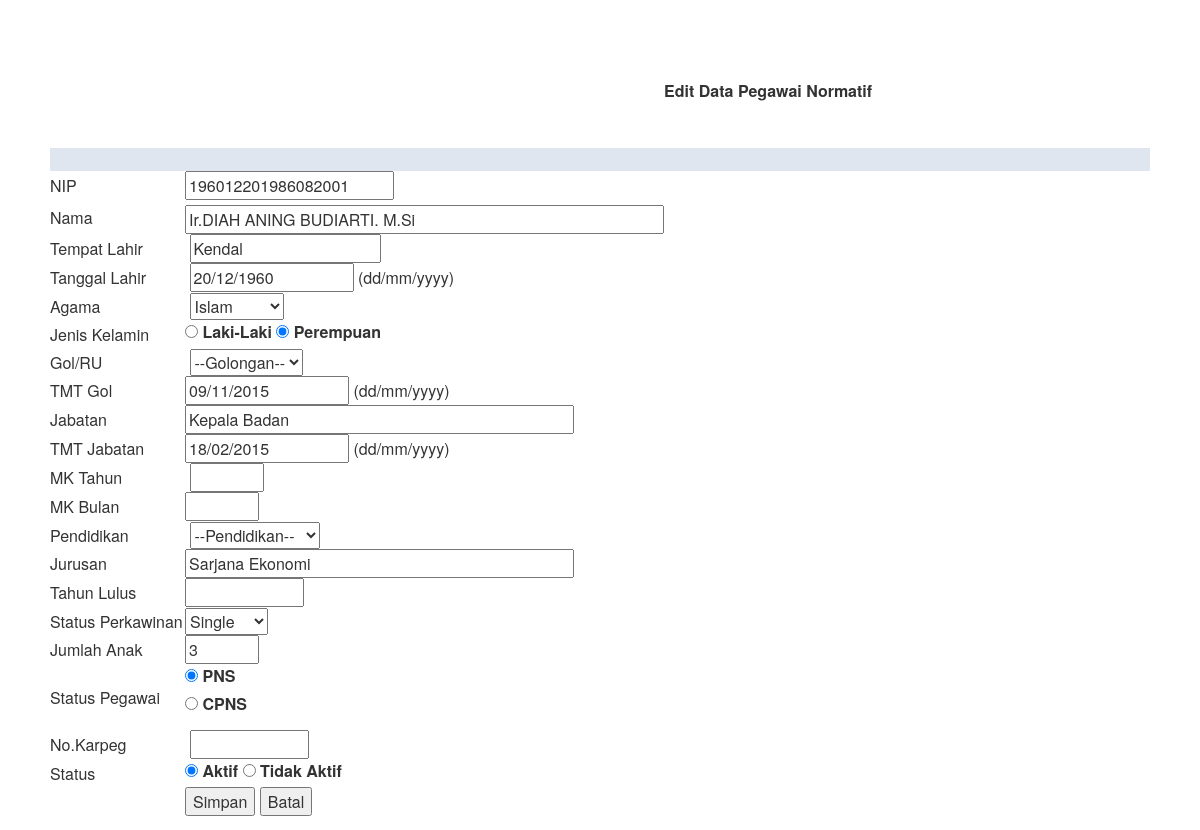
Screenshot of /dimaspunya/editpegawai.php?page=detail&nip=196012201986082001 with the database file from the repository.
### tables this page shows
CREATE TABLE `tabel_karyawan` (
  `nip` varchar(20) NOT NULL,
  `id_pendidikan` int(3) NOT NULL,
  `id_gol` int(3) NOT NULL,
  `jabatan` varchar(40) NOT NULL,
  `nama_karyawan` varchar(40) NOT NULL,
  `tmp_lahir` varchar(15) NOT NULL,
  `tgl_lahir` date NOT NULL,
  `agama` varchar(10) NOT NULL,
  `jk` enum('L','P') NOT NULL,
  `status_nikah` varchar(15) NOT NULL,
  `jml_anak` varchar(2) default NULL,
  `status_karyawan` enum('pns','cpns') NOT NULL,
  `thn_lulus` int(4) default NULL,
  `status` enum('Aktif','Tidak Aktif') NOT NULL,
  `no_karpeg` varchar(10) default NULL,
  `keterangan` varchar(40) NOT NULL,
  PRIMARY KEY  (`nip`)
);

CREATE TABLE `tabel_gol` (
  `id_gol` int(3) NOT NULL,
  `tmt_jabatan` date NOT NULL,
  `gol` varchar(6) NOT NULL,
  `tmt_gol` date NOT NULL,
  `mk_thn` varchar(2) NOT NULL,
  `mk_bln` varchar(2) NOT NULL,
  PRIMARY KEY  (`id_gol`)
);

CREATE TABLE `tb_pendidikan` (
  `id_pendidikan` int(3) NOT NULL auto_increment,
  `pendidikan` varchar(6) NOT NULL,
  `jurusan` varchar(20) default NULL,
  PRIMARY KEY  (`id_pendidikan`)
);

### dimaspunya/editpegawai.php (the view, shortened to what this page needs)
<link href="layout/bootstrap.min.css" rel="stylesheet">
<link href="layout/simple-sidebar.css" rel="stylesheet">
<?php
if (isset($_GET['nip'])) {
	$nip = $_GET['nip'];
} else {
	die ("Error. Tidak ada NIP yang dipilih Silakan cek kembali! ");
}
$tampil_karyawan = " SELECT a.nip,a.jabatan, a.nama_karyawan, a.tmp_lahir, a.tgl_lahir, a.agama, a.jk, a.status_nikah, a.jml_anak, a.status_karyawan, a.thn_lulus, a.status, a.no_karpeg,a.keterangan, b.tmt_jabatan, b.gol, b.tmt_gol, b.mk_thn, b.mk_bln, c.pendidikan, c.jurusan
FROM tabel_karyawan a
JOIN tabel_gol b ON a.id_gol = b.id_gol
JOIN tb_pendidikan c ON a.id_pendidikan = c.id_pendidikan
WHERE a.nip ='$nip'";
$sql = mysql_query ($tampil_karyawan);
$hasil_p = mysql_fetch_array ($sql);
	$nip = $hasil_p['nip'];
	$nama_karyawan = $hasil_p['nama_karyawan'];
	$jk = $hasil_p['jk'];
	$jabatan = $hasil_p['jabatan'];
	$tmp_lahir = $hasil_p['tmp_lahir'];
	$tgl_lahir = $hasil_p['tgl_lahir'];
	$agama = $hasil_p['agama'];
	$jml_anak = $hasil_p['jml_anak'];
	$status_karyawan = $hasil_p['status_karyawan'];
	$thn_lulus = $hasil_p['thn_lulus'];
	$no_karpeg = $hasil_p['no_karpeg'];
	$tmt_gol = $hasil_p['tmt_gol'];
	$tmt_jabatan = $hasil_p['tmt_jabatan'];
	$mk_thn = $hasil_p['mk_thn'];
	$mk_bln = $hasil_p['mk_bln'];
	$jurusan = $hasil_p['jurusan'];
?>
<!DOCTYPE html PUBLIC "-//W3C//DTD XHTML 1.0 Transitional//EN" "http://www.w3.org/TR/xhtml1/DTD/xhtml1-transitional.dtd">
<html xmlns="http://www.w3.org/1999/xhtml">
<head>
</head>
<body>
<form action="#" method="POST" name="detail" enctype="multipart/form-data">
<table width="1100" border="0" align="center" cellpadding="0" cellspacing="0">
  <tr>
    <td width="18">&nbsp;</td>
    <td width="142">&nbsp;</td>
    <td width="540">&nbsp;</td>
  </tr>
  <tr>
    <td>&nbsp;</td>
    <td>&nbsp;</td>
    <td width="540" ><b>Edit Data Pegawai Normatif&nbsp;&nbsp;&nbsp;</b></td>
  </tr>
  <tr>
    <td>&nbsp;</td>
    <td>&nbsp;</td>
	<td width="540"></td>
    </tr>
  <tr>
    <td>&nbsp;</td>
    <td>&nbsp;</td>
    <td align="right" width="540">&nbsp;</td>
  </tr>
  <tr bgcolor="#DFE6EF" height="20">
    <td>&nbsp;</td>
    <td>&nbsp;</td>
    <td width="540"></td>
<h3 align="center">&nbsp;</h3></td>
    <tr>
      <td width="142" height="28">NIP</td>
      <td width="450" height="28"><input type="text" value="<?=$nip?>" name="nip" id="nip" /></td>
    </tr>
    <tr>
      <td height="28">Nama</td>
      <td height="28"><label for="nama"></label>
      <input name="nama" type="text" value="<?=$nama_karyawan?>" id="nama" size="50" /></td>
    </tr>
    <tr>
      <td height="28">Tempat Lahir</td>
      <td height="28"><label for="tmptlahir"></label>
      <input name="tmptlahir" type="text" value="<?=$tmp_lahir?>" id="tmptlahir" size="18" /></td>
    </tr>
    <tr>
      <td height="28">Tanggal Lahir</td>
      <td height="28"><label for="tggllahir"></label>
      <input name="tggllahir" type="text" value="<?=date('d/m/Y', strtotime($tgl_lahir))?>" id="tggllahir" size="15" />       (dd/mm/yyyy) </td>
    </tr>
    <tr>
      <td height="28">Agama</td>
      <td height="28"><label for="agama"></label>
        <select name="agama" id="agama">
          <option value="islam" <?php if ($agama=='Islam')  {echo 'selected';}?>>Islam</option>
      </select></td>
    </tr>
    <tr>
      <td height="28">Jenis Kelamin</td>
      <td height="28">
		  <input name="jk" type="radio" id="jk" value="laki-laki" <?php if ($jk=='L')  {echo 'checked';}?> />
		  <label for="jk">Laki-Laki</label>
		  <input name="jk" type="radio" id="jk" value="perempuan" <?php if ($jk=='P') {echo 'checked';}?> />
		  <label>Perempuan</label>
	  </td>
    </tr>
    <tr>
      <td height="28">Gol/RU</td>
      <td height="28"><label for="gol"></label>
        <select name="gol" id="gol">
          <option>--Golongan--</option>
      </select></td>
    </tr>
    <tr>
      <td height="28">TMT Gol</td>
      <td height="28"><input name="tmtgol" value="<?=date('d/m/Y', strtotime($tmt_gol))?>" type="text" id="tmtgol" size="15" />
      (dd/mm/yyyy)</td>
    </tr>
    <tr>
      <td height="28">Jabatan</td>
      <td height="28"><input name="jabatan" value="<?=$jabatan?>" type="text" id="jabatan" size="40" /></td>
    </tr>
    <tr>
      <td height="28">TMT Jabatan</td>
      <td height="28"><input name="tmtjabatan" value="<?=date('d/m/Y', strtotime($tmt_jabatan))?>" type="text" id="tmtjabatan" size="15" />
(dd/mm/yyyy)</td>
    </tr>
    <tr>
      <td height="28">MK Tahun</td>
      <td height="28"><label for="mktahun"></label>
      <input name="mktahun" type="text" value="<?=$mk_thn?>" id="mktahun" size="5" /></td>
    </tr>
    <tr>
      <td height="28">MK Bulan</td>
      <td height="28"><input name="mkbulan" type="text" value="<?=$mk_bln?>" id="mkbulan" size="5" /></td>
    </tr>
    <tr>
      <td height="28">Pendidikan</td>
      <td height="28"><label for="pendidikan"></label>
        <select name="pendidikan" id="pendidikan">
          <option>--Pendidikan--</option>
      </select></td>
    </tr>
    <tr>
      <td height="28">Jurusan</td>
      <td height="28"><input name="jurusan" type="text" value="<?=$jurusan?>" id="jurusan" size="40" /></td>
    </tr>
    <tr>
      <td height="28">Tahun Lulus</td>
      <td height="28"><input name="tahun" type="text" value="<?=$thn_lulus?>" id="tahun" size="10" /></td>
    </tr>
    <tr>
      <td height="28">Status Perkawinan</td>
      <td height="28"><select name="select" id="select">
        <option value="single">Single</option>
      </select></td>
    </tr>
    <tr>
      <td height="28">Jumlah Anak</td>
      <td height="28"><input name="jmlanak" type="text" value="<?=$jml_anak?>" id="jmlanak" size="5" /></td>
    </tr>
    <tr>
      <td height="28">Status Pegawai</td>
      <td height="28"><p>
          <input type="radio" name="status_karyawan" value="pns" <?php if ($status_karyawan=='pns') {echo'checked';}?> />
          <label for="status_karyawan">PNS</label>
        <br />
         <input type="radio" name="status_karyawan" value="cpns" <?php if ($status_karyawan=='cpns') {echo'checked';}?> />
          <label for="status_karyawan">CPNS</label>
        <br />
      </p></td>
    </tr>
    <tr>
      <td height="28">No.Karpeg</td>
      <td height="28"><label for="karpeg"></label>
      <input name="karpeg" type="text" value="<?=$no_karpeg?>" id="karpeg" size="10" /></td>
    </tr>
    <tr>
      <td height="28">Status</td>
      <td height="28"><input name="radio" type="radio" id="Aktif" value="Aktif" checked="checked" />
      <label for="Aktif">Aktif
        <input type="radio" name="radio" id="Tidak_aktif" value="Tidak_aktif" />
      Tidak Aktif</label></td>
    </tr>
    <tr>
      <td height="28">&nbsp;</td>
      <td height="28"><input type="submit" name="simpan" id="simpan" value="Simpan" />
      <input type="submit" name="batal" id="batal" value="Batal" /></td>
    </tr>
  </table>
</form>
</body>
</html>

### rows the page displays
tabel_karyawan: nip "196012201986082001", nama "Ir.DIAH ANING BUDIARTI. M.Si", tmptlahir "Kendal", tggllahir "20/12/1960", agama "Islam", jk "☐ Laki-Laki", jk "☑", tmtgol "09/11/2015", jabatan "Kepala Badan", tmtjabatan "18/02/2015", jurusan "Sarjana Ekonomi", jmlanak "3", status_karyawan "☑"
